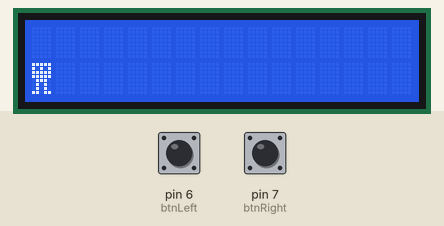
Bench run of a sketch on a simulated Arduino Uno, built with avr-gcc and run on an emulated ATmega328P. On the bench: 16×2 character LCD. The inputs (shaded band) are chosen by the test bench; at power-on: pin 7 (btnRight) HIGH, pin 6 (btnLeft) HIGH. What the sketch prints to the serial monitor is not drawn.

Above: at 1.2 s.
1.3 s: pin 7 (btnRight) pulled LOW for 0.15 s
At 2.4 s:
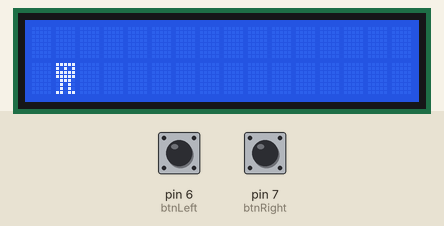
3.0 s: pin 7 (btnRight) pulled LOW for 1 s
At 4.9 s:
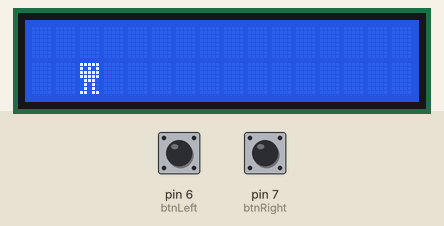
5.5 s: pin 6 (btnLeft) pulled LOW for 0.15 s
At 6.8 s:
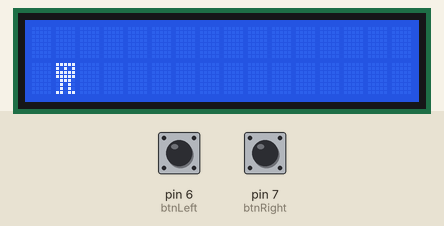
Timing chart, 0 to 8.5 s (numbered marks = the images above; inputs shaded):
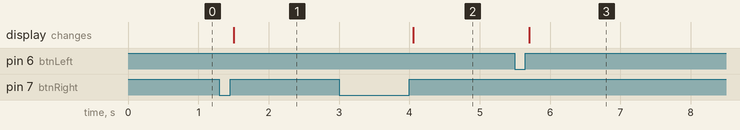

Measured:
- after the input at 1.3 s, the display: changes after 0.20 s (image 1)
- after the input at 3.0 s, the display: changes after 1.1 s (image 2)
- after the input at 5.5 s, the display: changes after 0.20 s (image 3)

The sketch:

LCD_DISPALY.ino
```cpp
#include <LiquidCrystal.h>
LiquidCrystal lcd(12, 11, 5, 4, 3, 2); // RS, E, D4, D5, D6, D7

byte customChar[] = {
  B11111,
  B10101,
  B11111,
  B11111,
  B01110,
  B01010,
  B01010,
  B11011
};

const int btnLeft = 6;
const int btnRight = 7;

const int debounce_delay = 50;  // ms

bool btnL_state=HIGH;
bool prev_btnL_state;
unsigned long btnL_last_debounce = 0;

bool btnR_state=HIGH;
bool prev_btnR_state;
unsigned long btnR_last_debounce = 0;

int position = 0;

void setup() {
  lcd.begin(16, 2);
  lcd.createChar(0, customChar);
  Serial.begin(9600);

  pinMode(btnLeft, INPUT);
  pinMode(btnRight, INPUT);
  digitalWrite(btnLeft, HIGH);
  digitalWrite(btnRight, HIGH);

  customCharShow();
}


void loop(){
  bool btnL_state_reading = digitalRead(btnLeft);
  bool btnR_state_reading = digitalRead(btnRight);

  if(btnL_state_reading == HIGH && prev_btnL_state == LOW){
    btnL_last_debounce = millis();
  }
  if(btnR_state_reading == HIGH && prev_btnR_state == LOW){
    btnR_last_debounce = millis();
  }

  if ( millis() > (btnL_last_debounce + debounce_delay) ) {
    if(btnL_state != btnL_state_reading){
      btnL_state = btnL_state_reading;
      if(btnL_state_reading == HIGH){
        Serial.println("LEFT");
        movechar('L');
      }
    }
  }
  if ( millis() > (btnR_last_debounce + debounce_delay) ) {
    if(btnR_state != btnR_state_reading){
      btnR_state = btnR_state_reading;
      if(btnR_state_reading == HIGH){
        Serial.println("RIGHT");
        movechar('R');
      }
    }
  }


  prev_btnL_state = btnL_state_reading;
  prev_btnR_state = btnR_state_reading;
}

void movechar(char direction){
  if(direction=='L' ){
    if(position>=1){
      position = position - 1;
      Serial.println("position changed");
      customCharShow();
    }
  }else if(direction=='R' ){
    if(position<=14){
      position = position + 1;
      Serial.println("position changed");
      customCharShow();
    }
  }
}

void customCharShow(){
  lcd.clear();
  lcd.setCursor(position,1);
  lcd.write((byte)0);
}
```
